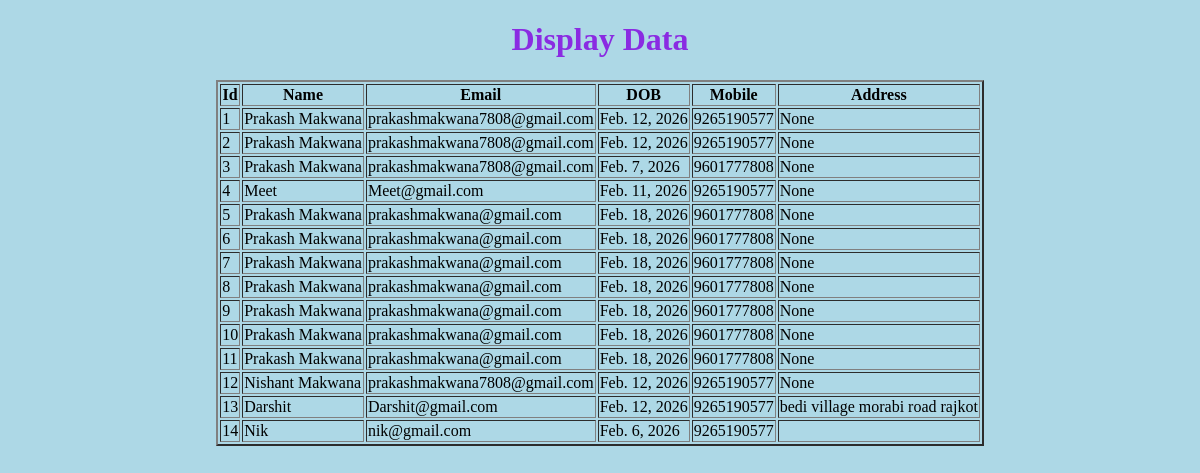
/showdata/, run on an earlier commit of the app's database.
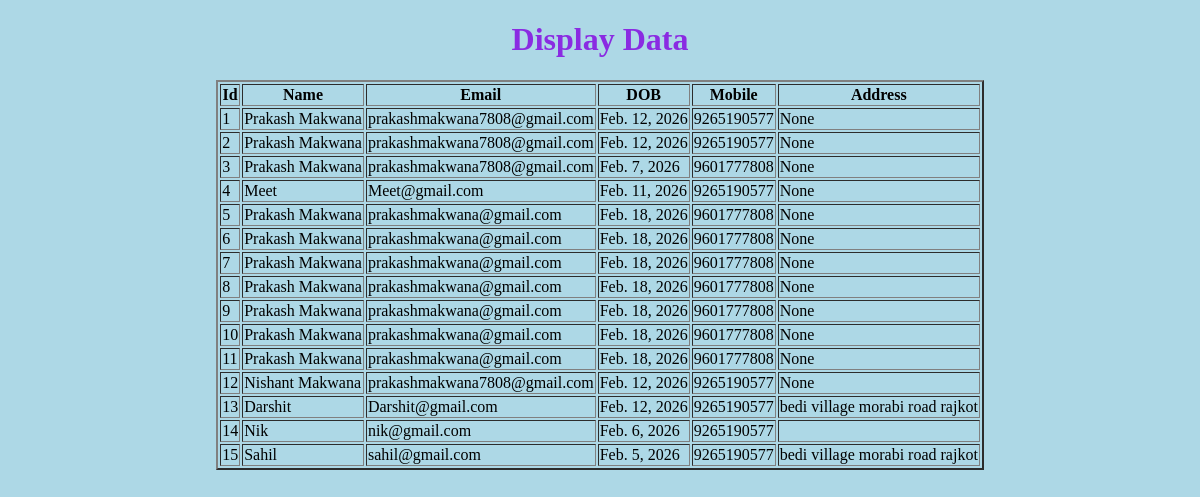
And on a later commit of the database.
### dbapp/models.py (models this page shows)
class studinfo(models.Model):
    name = models.CharField(max_length=20)
    email = models.EmailField()
    dob = models.DateField()
    mobile = models.BigIntegerField()
    address = models.TextField(null=True, blank=True)

### dbapp/views.py (the view)
# urls.py: path('showdata/',views.showdata),
def showdata(request):
    stdata = studinfo.objects.all()
    return render(request,'showdata.html',{'stdata':stdata})

### dbapp/templates/showdata.html (shortened to what this page needs)
<!DOCTYPE html>
<html lang="en">
<head>
</head>
<body style="background-color: lightblue;">
    <h1 style="color: blueviolet;text-align: center;">Display Data</h1>
    <table border="2" align="center">
        <tr>
            <th>Id</th>
            <th>Name</th>
            <th>Email</th>
            <th>DOB</th>
            <th>Mobile</th>
            <th>Address</th>
        </tr>
        {% for i in stdata %}
        <tr>
            <td>{{i.id}}</td>
            <td>{{i.name}}</td>
            <td>{{i.email}}</td>
            <td>{{i.dob}}</td>
            <td>{{i.mobile}}</td>
            <td>{{i.address}}</td>
        </tr>
        {% endfor %}
    </table>
</body>
</html>

What changed in the data, as far as the page shows it:
added studinfo: id "15", name "Sahil", email "sahil@gmail.com", dob "Feb. 5, 2026", mobile "9265190577", address "bedi village morabi road rajkot"
